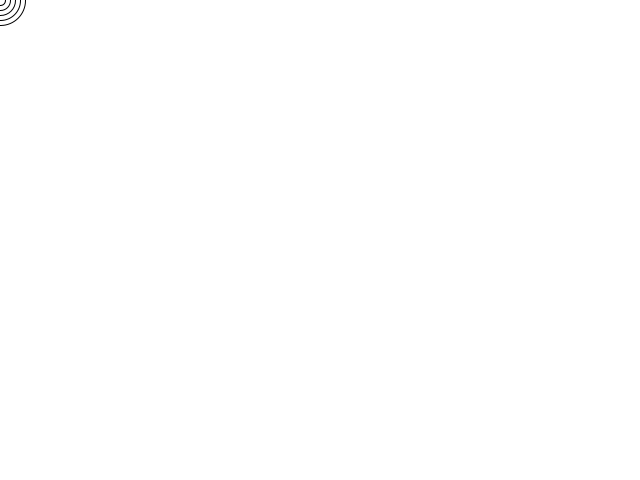
Frame 1 (no input)
Frame 60 (the mouse pressed at the canvas centre just before this capture): identical to frame 1, image omitted
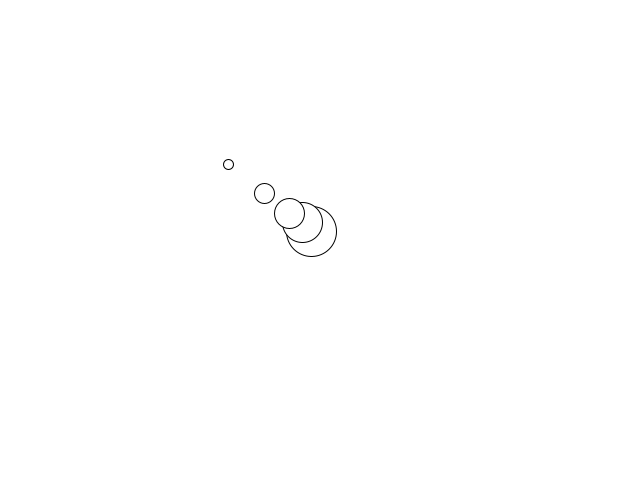
Frame 120 (the mouse held since frame 60 and released just before this capture)

The Processing sketch that drew these frames (run headless with seeded random() and noise(); from frame 60 on, the mouse is pressed at the canvas centre):

// Processing sketch: processing_104008
// ── processing_104008.pde

int i,n=5;// n is the number of segments
Circle[] circ=new Circle[n];
float targetX,targetY;
void setup()
{
  size(640,480);
  smooth();
  background(255);
  for(i=0;i<n;i++)
  {
    circ[i]=new Circle((n-i)*10,0.1);
  }
}

void draw()
{
  background(255);
  targetX=mouseX;
  targetY=mouseY;
  for(i=0;i<n;i++)
  {
  circ[i].drawIt();
  }
}
 
class Circle
{
int X,Y,Radius;
float Easing;
Circle(int r, float s)
{
X=0;
Y=0;
Easing=s;
Radius=r;
}
void drawIt()
{
X += (targetX - X) * Easing;
Y += (targetY - Y) * Easing;
ellipse(X,Y,Radius,Radius);
targetX=X;
targetY=Y;
}
}
